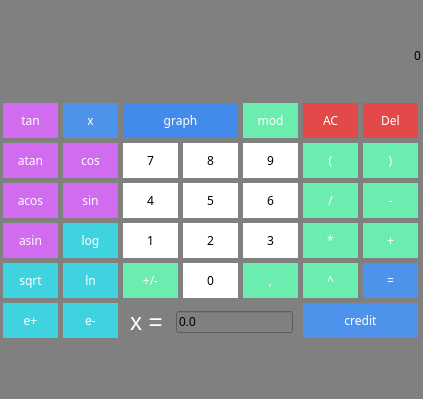
<?xml version="1.0" encoding="UTF-8"?>
<ui version="4.0">
 <class>ConsoleView</class>
 <widget class="QMainWindow" name="ConsoleView">
  <property name="geometry">
   <rect>
    <x>0</x>
    <y>0</y>
    <width>423</width>
    <height>399</height>
   </rect>
  </property>
  <property name="windowTitle">
   <string>ConsoleView</string>
  </property>
  <property name="styleSheet">
   <string notr="true">background-color: gray;</string>
  </property>
  <widget class="QWidget" name="centralwidget">
   <widget class="QLabel" name="result_show">
    <property name="geometry">
     <rect>
      <x>0</x>
      <y>10</y>
      <width>421</width>
      <height>91</height>
     </rect>
    </property>
    <property name="font">
     <font>
      <family>Sathu</family>
     </font>
    </property>
    <property name="styleSheet">
     <string notr="true">QLabel {
qproperty-alignment: 'AlignVCenter | AlignRight';
border: 3px solid gray;
background-color : white;
}

background-color : white;</string>
    </property>
    <property name="text">
     <string>0</string>
    </property>
    <property name="alignment">
     <set>Qt::AlignRight|Qt::AlignTrailing|Qt::AlignVCenter</set>
    </property>
   </widget>
   <widget class="QPushButton" name="pushButton_tan">
    <property name="geometry">
     <rect>
      <x>0</x>
      <y>100</y>
      <width>61</width>
      <height>41</height>
     </rect>
    </property>
    <property name="font">
     <font>
      <family>Sathu</family>
      <italic>false</italic>
     </font>
    </property>
    <property name="styleSheet">
     <string notr="true">QPushButton {
background-color: rgb(209, 108, 240);
border: 3px solid gray;
color: white;
}
QPushButton:pressed {
  background-color: qlineargradient(x1: 0, y1: 0, x2: 0, y2: 1,
                                    stop: 0 rgb(193, 100, 222), stop: 1 rgb(209, 108, 240));
}</string>
    </property>
    <property name="text">
     <string>tan</string>
    </property>
   </widget>
   <widget class="QPushButton" name="pushButton_graph">
    <property name="geometry">
     <rect>
      <x>120</x>
      <y>100</y>
      <width>121</width>
      <height>41</height>
     </rect>
    </property>
    <property name="font">
     <font>
      <family>Sathu</family>
      <italic>false</italic>
     </font>
    </property>
    <property name="styleSheet">
     <string notr="true">QPushButton {
background-color: rgb(66, 139, 235);
border: 3px solid gray;
color: white;
}
QPushButton:pressed {
  background-color: qlineargradient(x1: 0, y1: 0, x2: 0, y2: 1,
                                    stop: 0 rgb(59, 125, 212), stop: 1 rgb(66, 139, 235));
}</string>
    </property>
    <property name="text">
     <string>graph</string>
    </property>
   </widget>
   <widget class="QPushButton" name="pushButton_mod">
    <property name="geometry">
     <rect>
      <x>240</x>
      <y>100</y>
      <width>61</width>
      <height>41</height>
     </rect>
    </property>
    <property name="font">
     <font>
      <family>Sathu</family>
      <italic>false</italic>
     </font>
    </property>
    <property name="styleSheet">
     <string notr="true">QPushButton {
background-color: rgb(107, 237, 176);
border: 3px solid gray;
color: white;
}
QPushButton:pressed {
  background-color: qlineargradient(x1: 0, y1: 0, x2: 0, y2: 1,
                                    stop: 0 rgb(103, 219, 165), stop: 1 rgb(107, 237, 176));
}</string>
    </property>
    <property name="text">
     <string>mod</string>
    </property>
   </widget>
   <widget class="QPushButton" name="pushButton_ac">
    <property name="geometry">
     <rect>
      <x>300</x>
      <y>100</y>
      <width>61</width>
      <height>41</height>
     </rect>
    </property>
    <property name="font">
     <font>
      <family>Sathu</family>
      <italic>false</italic>
     </font>
    </property>
    <property name="styleSheet">
     <string notr="true">QPushButton {
background-color: rgb(227, 73, 73);
border: 3px solid gray;
color: white;
}
QPushButton:pressed {
  background-color: qlineargradient(x1: 0, y1: 0, x2: 0, y2: 1,
                                    stop: 0 rgb(214, 69, 69), stop: 1 rgb(227, 73, 73));
}</string>
    </property>
    <property name="text">
     <string>AC</string>
    </property>
   </widget>
   <widget class="QPushButton" name="pushButton_left">
    <property name="geometry">
     <rect>
      <x>300</x>
      <y>140</y>
      <width>61</width>
      <height>41</height>
     </rect>
    </property>
    <property name="font">
     <font>
      <family>Sathu</family>
      <italic>false</italic>
     </font>
    </property>
    <property name="styleSheet">
     <string notr="true">QPushButton {
background-color: rgb(107, 237, 176);
border: 3px solid gray;
color: white;
}
QPushButton:pressed {
  background-color: qlineargradient(x1: 0, y1: 0, x2: 0, y2: 1,
                                    stop: 0 rgb(103, 219, 165), stop: 1 rgb(107, 237, 176));
}</string>
    </property>
    <property name="text">
     <string>(</string>
    </property>
   </widget>
   <widget class="QPushButton" name="pushButton_right">
    <property name="geometry">
     <rect>
      <x>360</x>
      <y>140</y>
      <width>61</width>
      <height>41</height>
     </rect>
    </property>
    <property name="font">
     <font>
      <family>Sathu</family>
      <italic>false</italic>
     </font>
    </property>
    <property name="styleSheet">
     <string notr="true">QPushButton {
background-color: rgb(107, 237, 176);
border: 3px solid gray;
color: white;
}
QPushButton:pressed {
  background-color: qlineargradient(x1: 0, y1: 0, x2: 0, y2: 1,
                                    stop: 0 rgb(103, 219, 165), stop: 1 rgb(107, 237, 176));
}</string>
    </property>
    <property name="text">
     <string>)</string>
    </property>
   </widget>
   <widget class="QPushButton" name="pushButton_9">
    <property name="geometry">
     <rect>
      <x>240</x>
      <y>140</y>
      <width>61</width>
      <height>41</height>
     </rect>
    </property>
    <property name="font">
     <font>
      <family>Sathu</family>
      <italic>false</italic>
     </font>
    </property>
    <property name="styleSheet">
     <string notr="true">QPushButton {
background-color: white;
border: 3px solid gray;
}
QPushButton:pressed {
  background-color: qlineargradient(x1: 0, y1: 0, x2: 0, y2: 1,
                                    stop: 0 #BEBEBE, stop: 1 white);
}</string>
    </property>
    <property name="text">
     <string>9</string>
    </property>
   </widget>
   <widget class="QPushButton" name="pushButton_7">
    <property name="geometry">
     <rect>
      <x>120</x>
      <y>140</y>
      <width>61</width>
      <height>41</height>
     </rect>
    </property>
    <property name="font">
     <font>
      <family>Sathu</family>
      <italic>false</italic>
     </font>
    </property>
    <property name="styleSheet">
     <string notr="true">QPushButton {
background-color: white;
border: 3px solid gray;
}
QPushButton:pressed {
  background-color: qlineargradient(x1: 0, y1: 0, x2: 0, y2: 1,
                                    stop: 0 #BEBEBE, stop: 1 white);
}</string>
    </property>
    <property name="text">
     <string>7</string>
    </property>
   </widget>
   <widget class="QPushButton" name="pushButton_cos">
    <property name="geometry">
     <rect>
      <x>60</x>
      <y>140</y>
      <width>61</width>
      <height>41</height>
     </rect>
    </property>
    <property name="font">
     <font>
      <family>Sathu</family>
      <italic>false</italic>
     </font>
    </property>
    <property name="styleSheet">
     <string notr="true">QPushButton {
background-color: rgb(209, 108, 240);
border: 3px solid gray;
color: white;
}
QPushButton:pressed {
  background-color: qlineargradient(x1: 0, y1: 0, x2: 0, y2: 1,
                                    stop: 0 rgb(193, 100, 222), stop: 1 rgb(209, 108, 240));
}</string>
    </property>
    <property name="text">
     <string>cos</string>
    </property>
   </widget>
   <widget class="QPushButton" name="pushButton_8">
    <property name="geometry">
     <rect>
      <x>180</x>
      <y>140</y>
      <width>61</width>
      <height>41</height>
     </rect>
    </property>
    <property name="font">
     <font>
      <family>Sathu</family>
      <italic>false</italic>
     </font>
    </property>
    <property name="styleSheet">
     <string notr="true">QPushButton {
background-color: white;
border: 3px solid gray;
}
QPushButton:pressed {
  background-color: qlineargradient(x1: 0, y1: 0, x2: 0, y2: 1,
                                    stop: 0 #BEBEBE, stop: 1 white);
}</string>
    </property>
    <property name="text">
     <string>8</string>
    </property>
   </widget>
   <widget class="QPushButton" name="pushButton_atan">
    <property name="geometry">
     <rect>
      <x>0</x>
      <y>140</y>
      <width>61</width>
      <height>41</height>
     </rect>
    </property>
    <property name="font">
     <font>
      <family>Sathu</family>
      <italic>false</italic>
     </font>
    </property>
    <property name="styleSheet">
     <string notr="true">QPushButton {
background-color: rgb(209, 108, 240);
border: 3px solid gray;
color: white;
}
QPushButton:pressed {
  background-color: qlineargradient(x1: 0, y1: 0, x2: 0, y2: 1,
                                    stop: 0 rgb(193, 100, 222), stop: 1 rgb(209, 108, 240));
}</string>
    </property>
    <property name="text">
     <string>atan</string>
    </property>
   </widget>
   <widget class="QPushButton" name="pushButton_del">
    <property name="geometry">
     <rect>
      <x>300</x>
      <y>180</y>
      <width>61</width>
      <height>41</height>
     </rect>
    </property>
    <property name="font">
     <font>
      <family>Sathu</family>
      <italic>false</italic>
     </font>
    </property>
    <property name="styleSheet">
     <string notr="true">QPushButton {
background-color: rgb(107, 237, 176);
border: 3px solid gray;
color: white;
}
QPushButton:pressed {
  background-color: qlineargradient(x1: 0, y1: 0, x2: 0, y2: 1,
                                    stop: 0 rgb(103, 219, 165), stop: 1 rgb(107, 237, 176));
}</string>
    </property>
    <property name="text">
     <string>/</string>
    </property>
   </widget>
   <widget class="QPushButton" name="pushButton_min">
    <property name="geometry">
     <rect>
      <x>360</x>
      <y>180</y>
      <width>61</width>
      <height>41</height>
     </rect>
    </property>
    <property name="font">
     <font>
      <family>Sathu</family>
      <italic>false</italic>
     </font>
    </property>
    <property name="styleSheet">
     <string notr="true">QPushButton {
background-color: rgb(107, 237, 176);
border: 3px solid gray;
color: white;
}
QPushButton:pressed {
  background-color: qlineargradient(x1: 0, y1: 0, x2: 0, y2: 1,
                                    stop: 0 rgb(103, 219, 165), stop: 1 rgb(107, 237, 176));
}</string>
    </property>
    <property name="text">
     <string>-</string>
    </property>
   </widget>
   <widget class="QPushButton" name="pushButton_6">
    <property name="geometry">
     <rect>
      <x>240</x>
      <y>180</y>
      <width>61</width>
      <height>41</height>
     </rect>
    </property>
    <property name="font">
     <font>
      <family>Sathu</family>
      <italic>false</italic>
     </font>
    </property>
    <property name="styleSheet">
     <string notr="true">QPushButton {
background-color: white;
border: 3px solid gray;
}
QPushButton:pressed {
  background-color: qlineargradient(x1: 0, y1: 0, x2: 0, y2: 1,
                                    stop: 0 #BEBEBE, stop: 1 white);
}</string>
    </property>
    <property name="text">
     <string>6</string>
    </property>
   </widget>
   <widget class="QPushButton" name="pushButton_4">
    <property name="geometry">
     <rect>
      <x>120</x>
      <y>180</y>
      <width>61</width>
      <height>41</height>
     </rect>
    </property>
    <property name="font">
     <font>
      <family>Sathu</family>
      <italic>false</italic>
     </font>
    </property>
    <property name="styleSheet">
     <string notr="true">QPushButton {
background-color: white;
border: 3px solid gray;
}
QPushButton:pressed {
  background-color: qlineargradient(x1: 0, y1: 0, x2: 0, y2: 1,
                                    stop: 0 #BEBEBE, stop: 1 white);
}</string>
    </property>
    <property name="text">
     <string>4</string>
    </property>
   </widget>
   <widget class="QPushButton" name="pushButton_sin">
    <property name="geometry">
     <rect>
      <x>60</x>
      <y>180</y>
      <width>61</width>
      <height>41</height>
     </rect>
    </property>
    <property name="font">
     <font>
      <family>Sathu</family>
      <italic>false</italic>
     </font>
    </property>
    <property name="styleSheet">
     <string notr="true">QPushButton {
background-color: rgb(209, 108, 240);
border: 3px solid gray;
color: white;
}
QPushButton:pressed {
  background-color: qlineargradient(x1: 0, y1: 0, x2: 0, y2: 1,
                                    stop: 0 rgb(193, 100, 222), stop: 1 rgb(209, 108, 240));
}</string>
    </property>
    <property name="text">
     <string>sin</string>
    </property>
   </widget>
   <widget class="QPushButton" name="pushButton_5">
    <property name="geometry">
     <rect>
      <x>180</x>
      <y>180</y>
      <width>61</width>
      <height>41</height>
     </rect>
    </property>
    <property name="font">
     <font>
      <family>Sathu</family>
      <italic>false</italic>
     </font>
    </property>
    <property name="styleSheet">
     <string notr="true">QPushButton {
background-color: white;
border: 3px solid gray;
}
QPushButton:pressed {
  background-color: qlineargradient(x1: 0, y1: 0, x2: 0, y2: 1,
                                    stop: 0 #BEBEBE, stop: 1 white);
}</string>
    </property>
    <property name="text">
     <string>5</string>
    </property>
   </widget>
   <widget class="QPushButton" name="pushButton_acos">
    <property name="geometry">
     <rect>
      <x>0</x>
      <y>180</y>
      <width>61</width>
      <height>41</height>
     </rect>
    </property>
    <property name="font">
     <font>
      <family>Sathu</family>
      <italic>false</italic>
     </font>
    </property>
    <property name="styleSheet">
     <string notr="true">QPushButton {
background-color: rgb(209, 108, 240);
border: 3px solid gray;
color: white;
}
QPushButton:pressed {
  background-color: qlineargradient(x1: 0, y1: 0, x2: 0, y2: 1,
                                    stop: 0 rgb(193, 100, 222), stop: 1 rgb(209, 108, 240));
}</string>
    </property>
    <property name="text">
     <string>acos</string>
    </property>
   </widget>
   <widget class="QPushButton" name="pushButton_umn">
    <property name="geometry">
     <rect>
      <x>300</x>
      <y>220</y>
      <width>61</width>
      <height>41</height>
     </rect>
    </property>
    <property name="font">
     <font>
      <family>Sathu</family>
      <italic>false</italic>
     </font>
    </property>
    <property name="styleSheet">
     <string notr="true">QPushButton {
background-color: rgb(107, 237, 176);
border: 3px solid gray;
color: white;
}
QPushButton:pressed {
  background-color: qlineargradient(x1: 0, y1: 0, x2: 0, y2: 1,
                                    stop: 0 rgb(103, 219, 165), stop: 1 rgb(107, 237, 176));
}</string>
    </property>
    <property name="text">
     <string>*</string>
    </property>
   </widget>
   <widget class="QPushButton" name="pushButton_plus">
    <property name="geometry">
     <rect>
      <x>360</x>
      <y>220</y>
      <width>61</width>
      <height>41</height>
     </rect>
    </property>
    <property name="font">
     <font>
      <family>Sathu</family>
      <italic>false</italic>
     </font>
    </property>
    <property name="styleSheet">
     <string notr="true">QPushButton {
background-color: rgb(107, 237, 176);
border: 3px solid gray;
color: white;
}
QPushButton:pressed {
  background-color: qlineargradient(x1: 0, y1: 0, x2: 0, y2: 1,
                                    stop: 0 rgb(103, 219, 165), stop: 1 rgb(107, 237, 176));
}</string>
    </property>
    <property name="text">
     <string>+</string>
    </property>
   </widget>
   <widget class="QPushButton" name="pushButton_1">
    <property name="geometry">
     <rect>
      <x>120</x>
      <y>220</y>
      <width>61</width>
      <height>41</height>
     </rect>
    </property>
    <property name="font">
     <font>
      <family>Sathu</family>
      <italic>false</italic>
     </font>
    </property>
    <property name="styleSheet">
     <string notr="true">QPushButton {
background-color: white;
border: 3px solid gray;
}
QPushButton:pressed {
  background-color: qlineargradient(x1: 0, y1: 0, x2: 0, y2: 1,
                                    stop: 0 #BEBEBE, stop: 1 white);
}</string>
    </property>
    <property name="text">
     <string>1</string>
    </property>
   </widget>
   <widget class="QPushButton" name="pushButton_log">
    <property name="geometry">
     <rect>
      <x>60</x>
      <y>220</y>
      <width>61</width>
      <height>41</height>
     </rect>
    </property>
    <property name="font">
     <font>
      <family>Sathu</family>
      <italic>false</italic>
     </font>
    </property>
    <property name="styleSheet">
     <string notr="true">QPushButton {
background-color: rgb(62, 211, 222);
border: 3px solid gray;
color: white;
}
QPushButton:pressed {
  background-color: qlineargradient(x1: 0, y1: 0, x2: 0, y2: 1,
                                    stop: 0 rgb(59, 201, 212), stop: 1 rgb(62, 211, 222));
}</string>
    </property>
    <property name="text">
     <string>log</string>
    </property>
   </widget>
   <widget class="QPushButton" name="pushButton_2">
    <property name="geometry">
     <rect>
      <x>180</x>
      <y>220</y>
      <width>61</width>
      <height>41</height>
     </rect>
    </property>
    <property name="font">
     <font>
      <family>Sathu</family>
      <italic>false</italic>
      <strikeout>false</strikeout>
     </font>
    </property>
    <property name="styleSheet">
     <string notr="true">QPushButton {
background-color: white;
border: 3px solid gray;
}
QPushButton:pressed {
  background-color: qlineargradient(x1: 0, y1: 0, x2: 0, y2: 1,
                                    stop: 0 #BEBEBE, stop: 1 white);
}</string>
    </property>
    <property name="text">
     <string>2</string>
    </property>
   </widget>
   <widget class="QPushButton" name="pushButton_asin">
    <property name="geometry">
     <rect>
      <x>0</x>
      <y>220</y>
      <width>61</width>
      <height>41</height>
     </rect>
    </property>
    <property name="font">
     <font>
      <family>Sathu</family>
      <italic>false</italic>
     </font>
    </property>
    <property name="styleSheet">
     <string notr="true">QPushButton {
background-color: rgb(209, 108, 240);
border: 3px solid gray;
color: white;
}
QPushButton:pressed {
  background-color: qlineargradient(x1: 0, y1: 0, x2: 0, y2: 1,
                                    stop: 0 rgb(193, 100, 222), stop: 1 rgb(209, 108, 240));
}</string>
    </property>
    <property name="text">
     <string>asin</string>
    </property>
   </widget>
   <widget class="QPushButton" name="pushButton_unar">
    <property name="geometry">
     <rect>
      <x>120</x>
      <y>260</y>
      <width>61</width>
      <height>41</height>
     </rect>
    </property>
    <property name="font">
     <font>
      <family>Sathu</family>
      <italic>false</italic>
     </font>
    </property>
    <property name="styleSheet">
     <string notr="true">QPushButton {
background-color: rgb(107, 237, 176);
border: 3px solid gray;
color: white;
}
QPushButton:pressed {
  background-color: qlineargradient(x1: 0, y1: 0, x2: 0, y2: 1,
                                    stop: 0 rgb(103, 219, 165), stop: 1 rgb(107, 237, 176));
}</string>
    </property>
    <property name="text">
     <string>+/-</string>
    </property>
   </widget>
   <widget class="QPushButton" name="pushButton_dot">
    <property name="geometry">
     <rect>
      <x>240</x>
      <y>260</y>
      <width>61</width>
      <height>41</height>
     </rect>
    </property>
    <property name="font">
     <font>
      <family>Sathu</family>
      <italic>false</italic>
     </font>
    </property>
    <property name="styleSheet">
     <string notr="true">QPushButton {
background-color: rgb(107, 237, 176);
border: 3px solid gray;
color: white;
}
QPushButton:pressed {
  background-color: qlineargradient(x1: 0, y1: 0, x2: 0, y2: 1,
                                    stop: 0 rgb(103, 219, 165), stop: 1 rgb(107, 237, 176));
}</string>
    </property>
    <property name="text">
     <string>,</string>
    </property>
   </widget>
   <widget class="QPushButton" name="pushButton_0">
    <property name="geometry">
     <rect>
      <x>180</x>
      <y>260</y>
      <width>61</width>
      <height>41</height>
     </rect>
    </property>
    <property name="font">
     <font>
      <family>Sathu</family>
      <italic>false</italic>
     </font>
    </property>
    <property name="styleSheet">
     <string notr="true">QPushButton {
background-color: white;
border: 3px solid gray;
}
QPushButton:pressed {
  background-color: qlineargradient(x1: 0, y1: 0, x2: 0, y2: 1,
                                    stop: 0 #BEBEBE, stop: 1 white);
}</string>
    </property>
    <property name="text">
     <string>0</string>
    </property>
   </widget>
   <widget class="QPushButton" name="pushButton_pow">
    <property name="geometry">
     <rect>
      <x>300</x>
      <y>260</y>
      <width>61</width>
      <height>41</height>
     </rect>
    </property>
    <property name="font">
     <font>
      <family>Sathu</family>
      <italic>false</italic>
     </font>
    </property>
    <property name="styleSheet">
     <string notr="true">QPushButton {
background-color: rgb(107, 237, 176);
border: 3px solid gray;
color: white;
}
QPushButton:pressed {
  background-color: qlineargradient(x1: 0, y1: 0, x2: 0, y2: 1,
                                    stop: 0 rgb(103, 219, 165), stop: 1 rgb(107, 237, 176));
}</string>
    </property>
    <property name="text">
     <string>^</string>
    </property>
   </widget>
   <widget class="QPushButton" name="pushButton_sqrt">
    <property name="geometry">
     <rect>
      <x>0</x>
      <y>260</y>
      <width>61</width>
      <height>41</height>
     </rect>
    </property>
    <property name="font">
     <font>
      <family>Sathu</family>
      <italic>false</italic>
     </font>
    </property>
    <property name="styleSheet">
     <string notr="true">QPushButton {
background-color: rgb(62, 211, 222);
border: 3px solid gray;
color: white;
}
QPushButton:pressed {
  background-color: qlineargradient(x1: 0, y1: 0, x2: 0, y2: 1,
                                    stop: 0 rgb(59, 201, 212), stop: 1 rgb(62, 211, 222));
}</string>
    </property>
    <property name="text">
     <string>sqrt</string>
    </property>
   </widget>
   <widget class="QPushButton" name="pushButton_res">
    <property name="geometry">
     <rect>
      <x>360</x>
      <y>260</y>
      <width>61</width>
      <height>41</height>
     </rect>
    </property>
    <property name="font">
     <font>
      <family>Sathu</family>
      <italic>false</italic>
     </font>
    </property>
    <property name="styleSheet">
     <string notr="true">QPushButton {
background-color: rgb(77, 146, 235);
border: 3px solid gray;
color: white;
}
QPushButton:pressed {
  background-color: qlineargradient(x1: 0, y1: 0, x2: 0, y2: 1,
                                    stop: 0 rgb(71, 133, 214), stop: 1 rgb(77, 146, 235));
}</string>
    </property>
    <property name="text">
     <string>=</string>
    </property>
   </widget>
   <widget class="QPushButton" name="pushButton_ln">
    <property name="geometry">
     <rect>
      <x>60</x>
      <y>260</y>
      <width>61</width>
      <height>41</height>
     </rect>
    </property>
    <property name="font">
     <font>
      <family>Sathu</family>
      <italic>false</italic>
     </font>
    </property>
    <property name="styleSheet">
     <string notr="true">QPushButton {
background-color: rgb(62, 211, 222);
border: 3px solid gray;
color: white;
}
QPushButton:pressed {
  background-color: qlineargradient(x1: 0, y1: 0, x2: 0, y2: 1,
                                    stop: 0 rgb(59, 201, 212), stop: 1 rgb(62, 211, 222));
}</string>
    </property>
    <property name="text">
     <string>ln</string>
    </property>
   </widget>
   <widget class="QPushButton" name="pushButton_3">
    <property name="geometry">
     <rect>
      <x>240</x>
      <y>220</y>
      <width>61</width>
      <height>41</height>
     </rect>
    </property>
    <property name="font">
     <font>
      <family>Sathu</family>
      <italic>false</italic>
     </font>
    </property>
    <property name="styleSheet">
     <string notr="true">QPushButton {
background-color: white;
border: 3px solid gray;
}
QPushButton:pressed {
  background-color: qlineargradient(x1: 0, y1: 0, x2: 0, y2: 1,
                                    stop: 0 #BEBEBE, stop: 1 white);
}</string>
    </property>
    <property name="text">
     <string>3</string>
    </property>
   </widget>
   <widget class="QPushButton" name="pushButton_delete">
    <property name="geometry">
     <rect>
      <x>360</x>
      <y>100</y>
      <width>61</width>
      <height>41</height>
     </rect>
    </property>
    <property name="font">
     <font>
      <family>Sathu</family>
      <italic>false</italic>
     </font>
    </property>
    <property name="styleSheet">
     <string notr="true">QPushButton {
background-color: rgb(227, 73, 73);
border: 3px solid gray;
color: white;
}
QPushButton:pressed {
  background-color: qlineargradient(x1: 0, y1: 0, x2: 0, y2: 1,
                                    stop: 0 rgb(214, 69, 69), stop: 1 rgb(227, 73, 73));
}</string>
    </property>
    <property name="text">
     <string>Del</string>
    </property>
   </widget>
   <widget class="QPushButton" name="pushButton_x">
    <property name="geometry">
     <rect>
      <x>60</x>
      <y>100</y>
      <width>61</width>
      <height>41</height>
     </rect>
    </property>
    <property name="font">
     <font>
      <family>Sathu</family>
      <italic>false</italic>
     </font>
    </property>
    <property name="styleSheet">
     <string notr="true">QPushButton {
background-color: rgb(77, 146, 235);
border: 3px solid gray;
color: white;
}
QPushButton:pressed {
  background-color: qlineargradient(x1: 0, y1: 0, x2: 0, y2: 1,
                                    stop: 0 rgb(71, 133, 214), stop: 1 rgb(77, 146, 235));
}</string>
    </property>
    <property name="text">
     <string>x</string>
    </property>
   </widget>
   <widget class="QWidget" name="layoutWidget">
    <property name="geometry">
     <rect>
      <x>130</x>
      <y>310</y>
      <width>163</width>
      <height>24</height>
     </rect>
    </property>
    <layout class="QHBoxLayout" name="horizontalLayout">
     <item>
      <widget class="QLabel" name="label">
       <property name="font">
        <font>
         <pointsize>18</pointsize>
        </font>
       </property>
       <property name="styleSheet">
        <string notr="true">color: white;</string>
       </property>
       <property name="text">
        <string>x = </string>
       </property>
      </widget>
     </item>
     <item>
      <widget class="QLineEdit" name="x_data">
       <property name="text">
        <string>0.0</string>
       </property>
       <property name="readOnly">
        <bool>false</bool>
       </property>
      </widget>
     </item>
    </layout>
   </widget>
   <widget class="QPushButton" name="e_minus">
    <property name="geometry">
     <rect>
      <x>60</x>
      <y>300</y>
      <width>61</width>
      <height>41</height>
     </rect>
    </property>
    <property name="font">
     <font>
      <family>Sathu</family>
      <italic>false</italic>
     </font>
    </property>
    <property name="styleSheet">
     <string notr="true">QPushButton {
background-color: rgb(62, 211, 222);
border: 3px solid gray;
color: white;
}
QPushButton:pressed {
  background-color: qlineargradient(x1: 0, y1: 0, x2: 0, y2: 1,
                                    stop: 0 rgb(59, 201, 212), stop: 1 rgb(62, 211, 222));
}</string>
    </property>
    <property name="text">
     <string>e-</string>
    </property>
   </widget>
   <widget class="QPushButton" name="e_plus">
    <property name="geometry">
     <rect>
      <x>0</x>
      <y>300</y>
      <width>61</width>
      <height>41</height>
     </rect>
    </property>
    <property name="font">
     <font>
      <family>Sathu</family>
      <italic>false</italic>
     </font>
    </property>
    <property name="styleSheet">
     <string notr="true">QPushButton {
background-color: rgb(62, 211, 222);
border: 3px solid gray;
color: white;
}
QPushButton:pressed {
  background-color: qlineargradient(x1: 0, y1: 0, x2: 0, y2: 1,
                                    stop: 0 rgb(59, 201, 212), stop: 1 rgb(62, 211, 222));
}</string>
    </property>
    <property name="text">
     <string>e+</string>
    </property>
   </widget>
   <widget class="QPushButton" name="butt_credit">
    <property name="geometry">
     <rect>
      <x>300</x>
      <y>300</y>
      <width>121</width>
      <height>41</height>
     </rect>
    </property>
    <property name="font">
     <font>
      <family>Sathu</family>
      <italic>false</italic>
     </font>
    </property>
    <property name="styleSheet">
     <string notr="true">QPushButton {
background-color: rgb(77, 146, 235);
border: 3px solid gray;
color: white;
}
QPushButton:pressed {
  background-color: qlineargradient(x1: 0, y1: 0, x2: 0, y2: 1,
                                    stop: 0 rgb(71, 133, 214), stop: 1 rgb(77, 146, 235));
}</string>
    </property>
    <property name="text">
     <string>credit</string>
    </property>
   </widget>
  </widget>
  <widget class="QMenuBar" name="menubar">
   <property name="geometry">
    <rect>
     <x>0</x>
     <y>0</y>
     <width>423</width>
     <height>24</height>
    </rect>
   </property>
  </widget>
  <widget class="QStatusBar" name="statusbar"/>
 </widget>
 <resources/>
 <connections/>
</ui>
